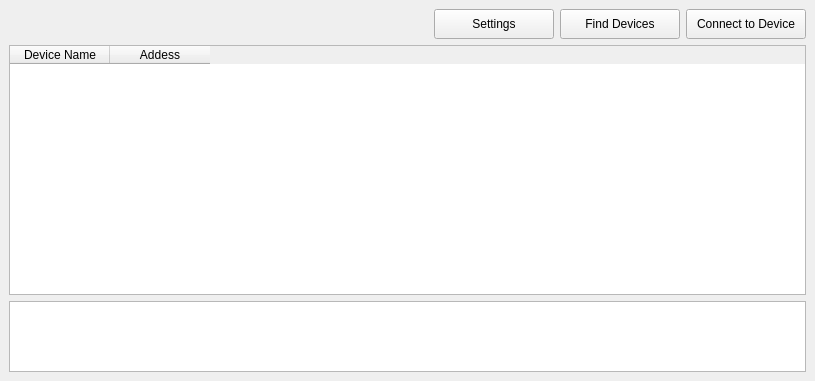
<?xml version="1.0" encoding="UTF-8"?>
<ui version="4.0">
 <class>MainWindow</class>
 <widget class="QMainWindow" name="MainWindow">
  <property name="geometry">
   <rect>
    <x>0</x>
    <y>0</y>
    <width>815</width>
    <height>381</height>
   </rect>
  </property>
  <property name="windowTitle">
   <string>GestureApp Settings</string>
  </property>
  <widget class="QWidget" name="centralwidget">
   <layout class="QGridLayout" name="gridLayout">
    <item row="0" column="0">
     <layout class="QVBoxLayout" name="verticalLayout" stretch="1,7,2">
      <item>
       <layout class="QHBoxLayout" name="horizontalLayout">
        <item>
         <spacer name="horizontalSpacer">
          <property name="orientation">
           <enum>Qt::Orientation::Horizontal</enum>
          </property>
          <property name="sizeHint" stdset="0">
           <size>
            <width>40</width>
            <height>20</height>
           </size>
          </property>
         </spacer>
        </item>
        <item>
         <widget class="QPushButton" name="btnSettings">
          <property name="minimumSize">
           <size>
            <width>120</width>
            <height>30</height>
           </size>
          </property>
          <property name="text">
           <string>Settings</string>
          </property>
         </widget>
        </item>
        <item>
         <widget class="QPushButton" name="btnFindDevice">
          <property name="minimumSize">
           <size>
            <width>120</width>
            <height>30</height>
           </size>
          </property>
          <property name="text">
           <string>Find Devices</string>
          </property>
         </widget>
        </item>
        <item>
         <widget class="QPushButton" name="btnConnectDevice">
          <property name="minimumSize">
           <size>
            <width>120</width>
            <height>30</height>
           </size>
          </property>
          <property name="text">
           <string>Connect to Device</string>
          </property>
         </widget>
        </item>
       </layout>
      </item>
      <item>
       <widget class="QTableWidget" name="tblDevice">
        <property name="selectionBehavior">
         <enum>QAbstractItemView::SelectionBehavior::SelectRows</enum>
        </property>
        <column>
         <property name="text">
          <string>Device Name</string>
         </property>
        </column>
        <column>
         <property name="text">
          <string>Addess</string>
         </property>
        </column>
       </widget>
      </item>
      <item>
       <widget class="QPlainTextEdit" name="plainTextEdit"/>
      </item>
     </layout>
    </item>
   </layout>
  </widget>
  <action name="actionSaveSettings">
   <property name="text">
    <string>Save Settings</string>
   </property>
  </action>
  <action name="actionLoadSettings">
   <property name="text">
    <string>Load Settings</string>
   </property>
  </action>
  <action name="actionExitApp">
   <property name="text">
    <string>Exit App</string>
   </property>
  </action>
 </widget>
 <tabstops>
  <tabstop>btnSettings</tabstop>
  <tabstop>btnFindDevice</tabstop>
  <tabstop>btnConnectDevice</tabstop>
  <tabstop>tblDevice</tabstop>
  <tabstop>plainTextEdit</tabstop>
 </tabstops>
 <resources/>
 <connections/>
</ui>
